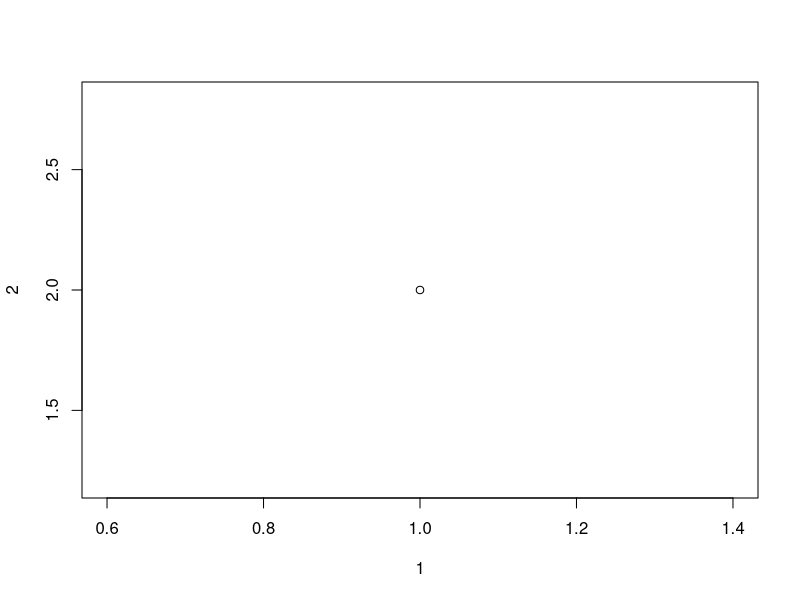
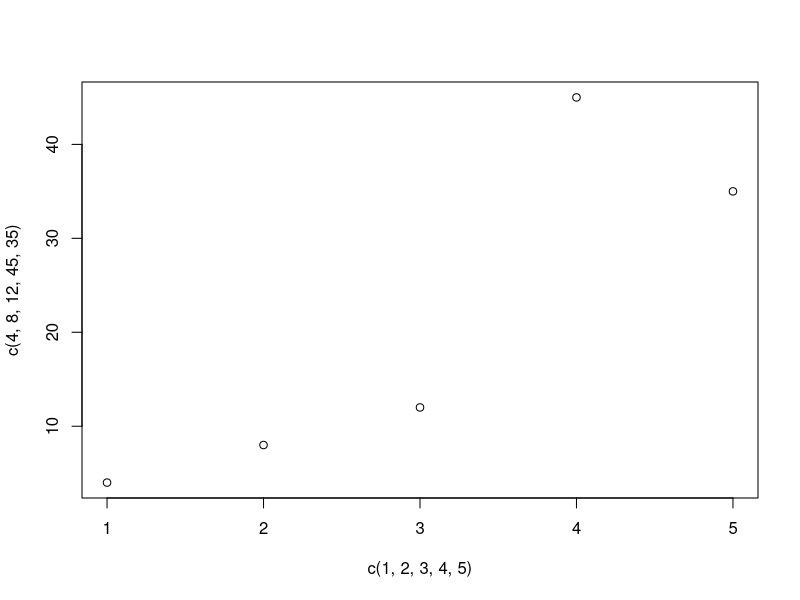

These figures' R source, in order: (Note: this script raises an error after producing the figures.)
# Per fare uno scatterplot usiamo la funzione 'plot()'
# Il primo parametro specifica la coordinata 'x', il secondo 'y'
plot(1,2)
# Per plottare più punti possiamo usare un vettore
plot(c(1,2,3,4,5),c(4,8,12,45,35))

# Nome Assi e Titolo
plot(a, main="TITOLO", xlab="NOME", ylab="NOME")
# Colore
plot(a, col="red")
# Grandezza
plot(a, cex=2)
# Forma
plot(a, pch=25)
# Posso anche usare la grandezza diversa dei punti, in base al loro valore
grandezza<-c(1,2,3,4)
plot(a, cex=grandezza)

# Per comparare due grafici a dispersione usiamo la funzione 'points()' sotto al primo grafico
plot(a)
points(b)
# Per mostrare più di una linea usiamo 'lines()' sotto al primo grafico
line1 <- c(1,2,3,4,5,10)
line2 <- c(2,5,7,8,9,10)
plot(line1, type = "l", col = "blue")
lines(line2, type="l", col = "red")

# Per aggiungere testo (per esempio etichette per ogni punto)
label=c("Elem_1","Elem_2","Elem_3")
text(a, label, pos="n")

# Per fare una linea
plot(1:10, type="l")  ## In cui abbiamo usato la funzione per serie di numeri
# Grandezza linea
plot(a, type="l", lwd=2)
# Stile linea
plot(a, tupe="l", lty=3)
# 0 removes the line; 1 displays a solid line; 2 displays a dashed line; 3 displays a dotted line
# 4 displays a "dot dashed" line; 5 displays a "long dashed" line; 6 displays a "two dashed" line

# Per fare un poligono
polygon(a, col='XXX', border='XXX')  ## con 'a' vettore contenente coordinate dei vertici

########################################################################################################
########################################################################################################
# Mostrare due grafici nella stessa immagine accanto
par(mfrow=c(1,2)) 
# Dove il primo sta per le righe e il secondo per le colonne. 
plot(grafico1) 
plot(grafico2) 
# Con questo ottengo due grafici uno accanto all’altro.
# Se voglio chiudere i grafici
dev.off()

# Per produrre una matrice di scatterplots
pairs(a)
# https://statisticsglobe.com/r-pairs-plot-example/












